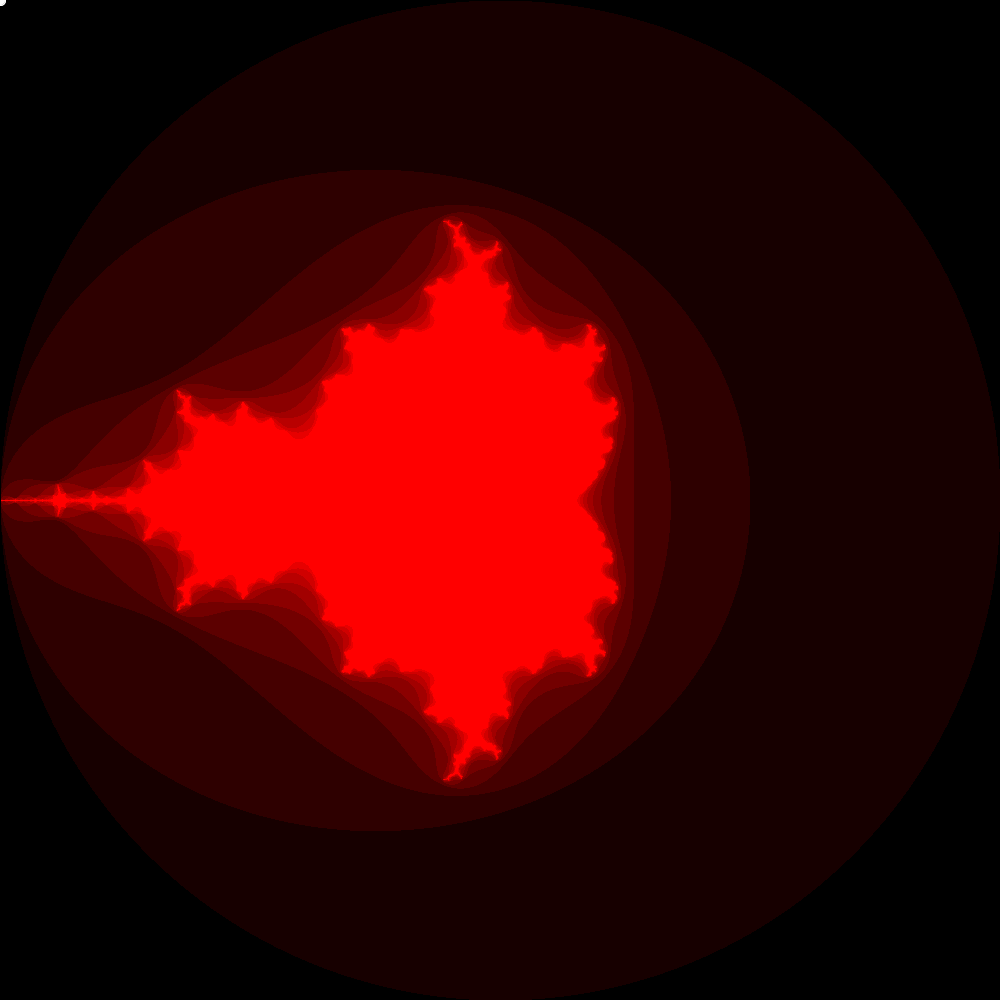
Frame 1 (no input)
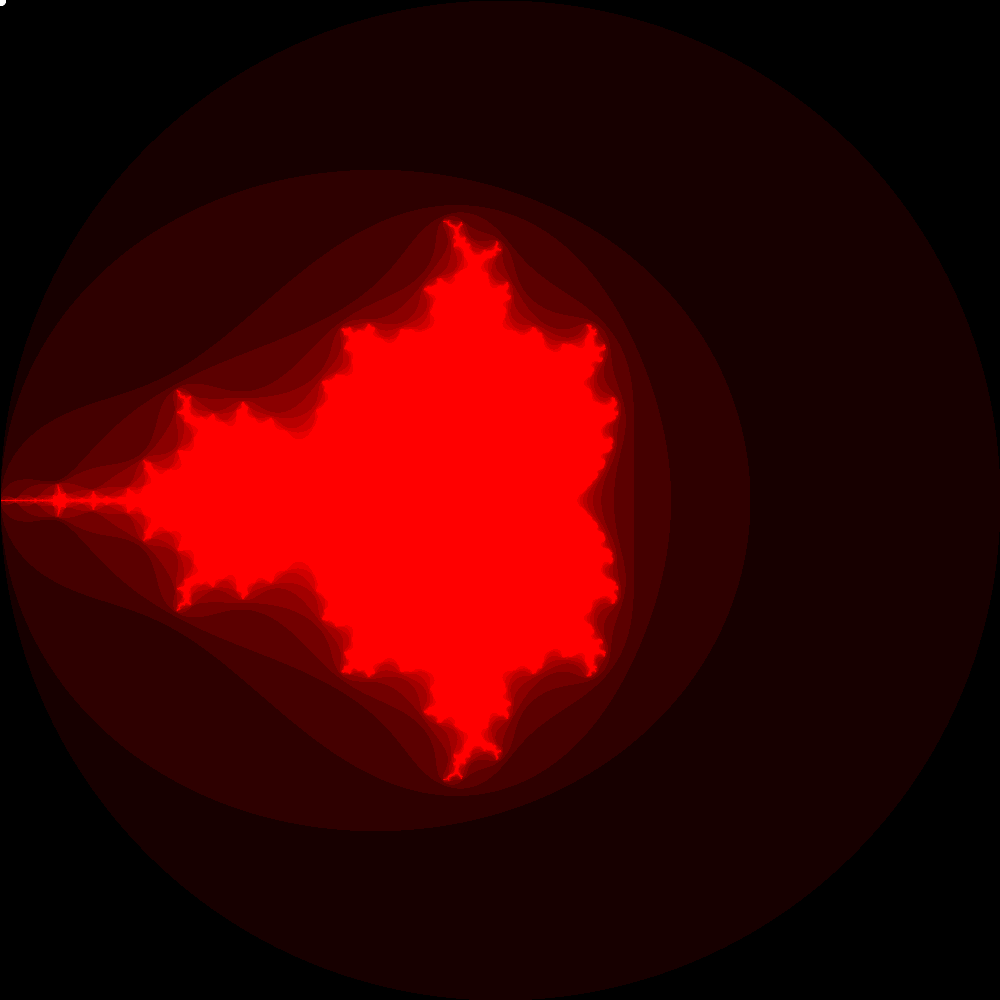
Frame 60 (the mouse pressed at the canvas centre just before this capture)
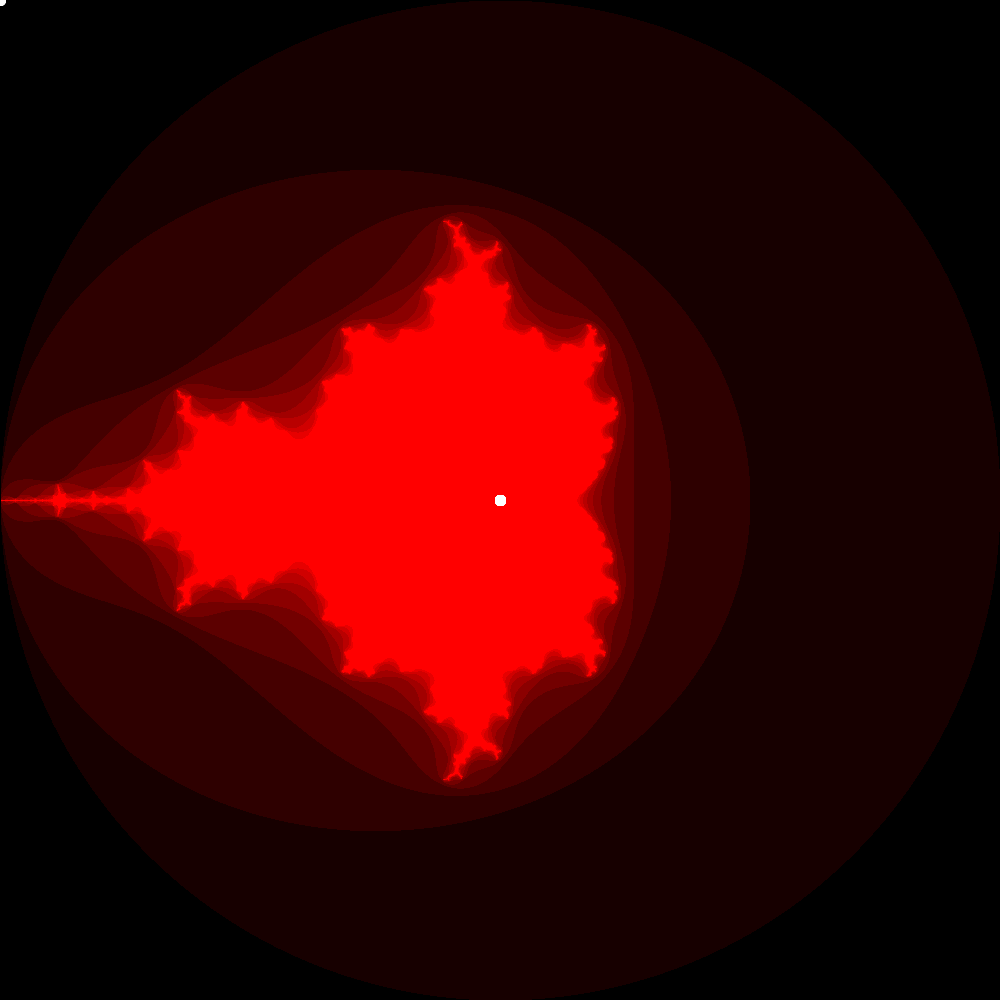
Frame 120 (the mouse held since frame 60 and released just before this capture)

The Processing sketch that drew these frames (run headless with seeded random() and noise(); from frame 60 on, the mouse is pressed at the canvas centre):

// Processing sketch: mandelbrot_trace
// ── mandelbrot_trace.pde
float xOff = 0, yOff = 0;
float zoom = 1;
float zoomStrength = 0.05, moveSpeed = 0.05;
float maxIt = 11;
float windowRatio;
float traceLength = 20;
void setup() {
  size(1000, 1000);
  windowRatio = (float)width / height;
}
void zoomed(float x) {
  float deltaX = 4 * windowRatio / zoom, deltaY = 4 / zoom;
  zoom *= x;
  deltaX -= 4 * windowRatio / zoom;
  deltaY -= 4 / zoom;
  xOff += map(mouseX, 0, width, -0.5, 0.5) * deltaX;
  yOff += map(mouseY, 0, height, -0.5, 0.5) * deltaY;
}

void draw() {
  colorMode(RGB);
  background(0);
  float halfWindowWidth =  2 * windowRatio / zoom;
  float halfWindowHeight = 2 / zoom;
  float windowLeft = xOff - halfWindowWidth;
  float windowRight = xOff + halfWindowWidth;
  float windowTop = yOff -  halfWindowHeight;
  float windowBottom = yOff + halfWindowHeight;

  for (int i = 0; i < width; i++) {
    for (int k = 0; k < height; k++) {
      float realZ = 0, imgZ = 0, realC= map(i, 0, width, windowLeft, windowRight), imgC = map(k, 0, height, windowTop, windowBottom);
      int c = -1;
      while (c < maxIt && realZ * realZ + imgZ * imgZ < 4) {
        float img = realZ * imgZ * 2 + imgC;
        realZ = realZ * realZ - imgZ * imgZ + realC;
        imgZ = img;
        c++;
      }
      color col = color(map(c, 0, maxIt, 0, 255), 0, 0);
      set(i, k, col);
    }
  }
  updatePixels();
  if (traceLength > 0) {
    stroke(255);
    float realZ = 0, imgZ = 0, realC= map(mouseX, 0, width, windowLeft, windowRight), imgC = map(mouseY, 0, height, windowTop, windowBottom);
    int c = -1;
    float lastX = mouseX, lastY = mouseY;
    colorMode(HSB);
    while (c < traceLength && realZ * realZ + imgZ * imgZ < 4) {
      float img = realZ * imgZ * 2 + imgC;
      realZ = realZ * realZ - imgZ * imgZ + realC;
      imgZ = img;   
      circle(lastX, lastY, 10);
      line(lastX, lastY,
        map(realZ, windowLeft, windowRight, 0, width), map(imgZ, windowTop, windowBottom, 0, height));
      lastX = map(realZ, windowLeft, windowRight, 0, width);
      lastY = map(imgZ, windowTop, windowBottom, 0, height);
      c++;
    }
    circle(lastX, lastY, 10);
  }
}
void keyPressed() {
  if (keyCode == UP) maxIt += 5;
  if (keyCode == DOWN && maxIt >= 6) maxIt -= 5;
  if (key == 'w') zoomed(1 + zoomStrength);
  if (key == 's') zoomed(1 - zoomStrength);
  if (key == 'a' && traceLength >= 1) traceLength -= 1;
  if (key == 'd') traceLength += 1;
}
void mousePressed() {
  if (mouseButton == LEFT) zoomed(1 + zoomStrength);
  if (mouseButton == RIGHT) zoomed(1 - zoomStrength);
}
